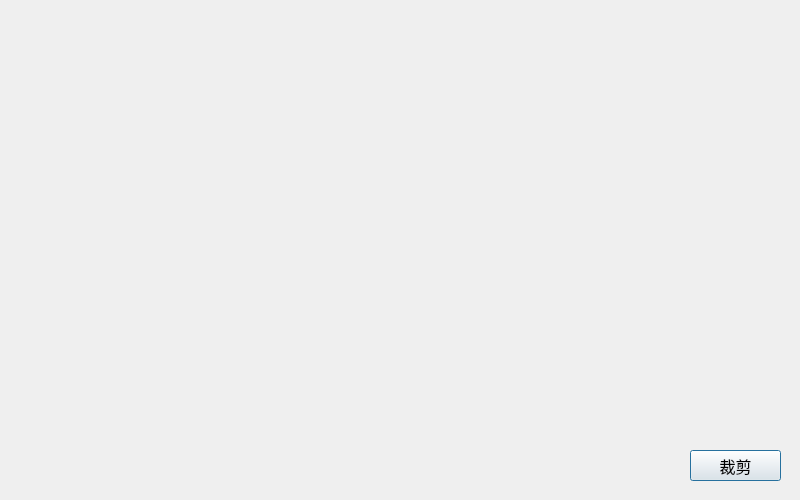
<?xml version="1.0" encoding="UTF-8"?>
<ui version="4.0">
 <class>Dialog</class>
 <widget class="QDialog" name="Dialog">
  <property name="geometry">
   <rect>
    <x>0</x>
    <y>0</y>
    <width>800</width>
    <height>500</height>
   </rect>
  </property>
  <property name="windowTitle">
   <string>图像裁剪</string>
  </property>
  <widget class="QPushButton" name="pushButton">
   <property name="geometry">
    <rect>
     <x>690</x>
     <y>450</y>
     <width>91</width>
     <height>31</height>
    </rect>
   </property>
   <property name="font">
    <font>
     <pointsize>12</pointsize>
    </font>
   </property>
   <property name="text">
    <string>裁剪</string>
   </property>
  </widget>
 </widget>
 <resources/>
 <connections/>
</ui>
